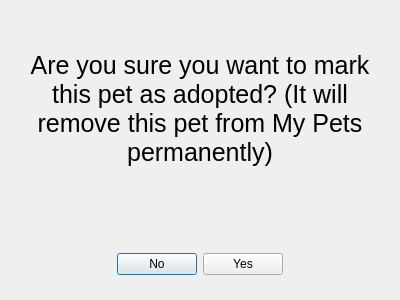
<?xml version="1.0" encoding="UTF-8"?>
<ui version="4.0">
 <class>PetAdopted</class>
 <widget class="QDialog" name="PetAdopted">
  <property name="geometry">
   <rect>
    <x>0</x>
    <y>0</y>
    <width>400</width>
    <height>300</height>
   </rect>
  </property>
  <property name="windowTitle">
   <string>Dialog</string>
  </property>
  <layout class="QVBoxLayout" name="verticalLayout_2">
   <item>
    <layout class="QVBoxLayout" name="verticalLayout">
     <item>
      <spacer name="verticalSpacer">
       <property name="orientation">
        <enum>Qt::Vertical</enum>
       </property>
       <property name="sizeHint" stdset="0">
        <size>
         <width>20</width>
         <height>40</height>
        </size>
       </property>
      </spacer>
     </item>
     <item>
      <layout class="QHBoxLayout" name="horizontalLayout_2">
       <item>
        <spacer name="horizontalSpacer_3">
         <property name="orientation">
          <enum>Qt::Horizontal</enum>
         </property>
         <property name="sizeHint" stdset="0">
          <size>
           <width>40</width>
           <height>20</height>
          </size>
         </property>
        </spacer>
       </item>
       <item>
        <widget class="QLabel" name="label">
         <property name="font">
          <font>
           <pointsize>19</pointsize>
          </font>
         </property>
         <property name="text">
          <string>Are you sure you want to mark this pet as adopted? (It will remove this pet from My Pets permanently)</string>
         </property>
         <property name="alignment">
          <set>Qt::AlignCenter</set>
         </property>
         <property name="wordWrap">
          <bool>true</bool>
         </property>
        </widget>
       </item>
       <item>
        <spacer name="horizontalSpacer_4">
         <property name="orientation">
          <enum>Qt::Horizontal</enum>
         </property>
         <property name="sizeHint" stdset="0">
          <size>
           <width>40</width>
           <height>20</height>
          </size>
         </property>
        </spacer>
       </item>
      </layout>
     </item>
     <item>
      <spacer name="verticalSpacer_2">
       <property name="orientation">
        <enum>Qt::Vertical</enum>
       </property>
       <property name="sizeHint" stdset="0">
        <size>
         <width>20</width>
         <height>40</height>
        </size>
       </property>
      </spacer>
     </item>
     <item>
      <spacer name="verticalSpacer_4">
       <property name="orientation">
        <enum>Qt::Vertical</enum>
       </property>
       <property name="sizeHint" stdset="0">
        <size>
         <width>20</width>
         <height>40</height>
        </size>
       </property>
      </spacer>
     </item>
    </layout>
   </item>
   <item>
    <layout class="QHBoxLayout" name="horizontalLayout">
     <item>
      <spacer name="horizontalSpacer">
       <property name="orientation">
        <enum>Qt::Horizontal</enum>
       </property>
       <property name="sizeHint" stdset="0">
        <size>
         <width>40</width>
         <height>20</height>
        </size>
       </property>
      </spacer>
     </item>
     <item>
      <widget class="QPushButton" name="no">
       <property name="text">
        <string>No</string>
       </property>
      </widget>
     </item>
     <item>
      <widget class="QPushButton" name="yes">
       <property name="styleSheet">
        <string notr="true"/>
       </property>
       <property name="text">
        <string>Yes</string>
       </property>
      </widget>
     </item>
     <item>
      <spacer name="horizontalSpacer_2">
       <property name="orientation">
        <enum>Qt::Horizontal</enum>
       </property>
       <property name="sizeHint" stdset="0">
        <size>
         <width>40</width>
         <height>20</height>
        </size>
       </property>
      </spacer>
     </item>
    </layout>
   </item>
   <item>
    <spacer name="verticalSpacer_3">
     <property name="orientation">
      <enum>Qt::Vertical</enum>
     </property>
     <property name="sizeHint" stdset="0">
      <size>
       <width>20</width>
       <height>40</height>
      </size>
     </property>
    </spacer>
   </item>
  </layout>
 </widget>
 <resources/>
 <connections/>
</ui>
